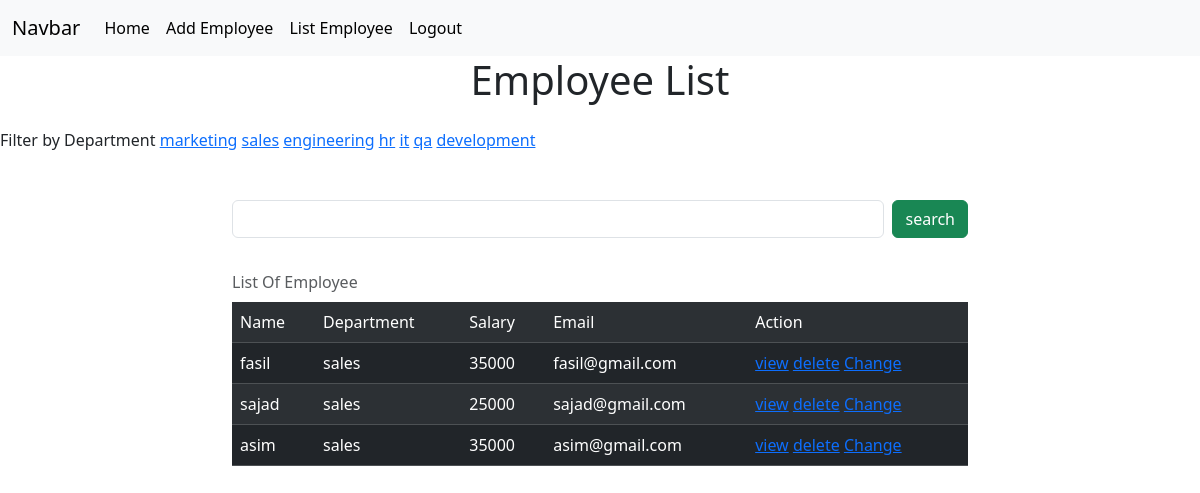
The app's page /employees/all?department=sales (signed in) with its own data.
### crm/models.py (models this page shows)
class Employees(models.Model):
    name=models.CharField(max_length=100)
    department=models.CharField(max_length=100)
    salary=models.PositiveIntegerField()
    email=models.EmailField(unique=True)
    age=models.PositiveIntegerField()
    contact=models.CharField(null=True,max_length=10,)
    profile_pic=models.ImageField(upload_to="images",null=True,blank=True) #{null used for databse},{blankis for form}
    dob=models.DateField(null=True,blank=True)
    def __str__(self):
        return self.name   # for the object string representation

### crm/views.py (the view, shortened to what this page needs)
# urls.py: path('employees/all',views.EmployeeListView.as_view(),name="emp-all"),
@method_decorator(signin_required,name="dispatch")
class EmployeeListView(View):
    def get(self,request,*args,**kwargs):
            qs=Employees.objects.all()
            departments=Employees.objects.all().values_list("department",flat=True).distinct()
            print(departments)
            if "department" in request.GET:
                dept=request.GET.get("department")
                qs=qs.filter(department__iexact=dept)
            return render(request,"emp_list.html",{"data":qs,"departments":departments})

### crm/views.py (called while the page is built)
def signin_required(fn):
    def wrapper(request,*args,**kwargs):
        if not request.user.is_authenticated:
            messages.error(request,"Invalid Session")
            return redirect("signin")
        else:
            return fn(request,*args,**kwargs)
    return wrapper

### crm/templates/emp_list.html (shortened to what this page needs)
{%extends 'base.html'%}
{%block body_block%}
<h1 class="text-center mb-4">Employee List</h1>
<div>
    Filter by Department
    {%for dep in departments%}
        <a href="{%url 'emp-all'%}?department={{dep}}">{{dep}}</a>
    {%endfor%}
</div>
<div class="container mt-5">
    <div class="row">
        <div class="col-2"></div>
        <div class="col-8">
            <form action="" method="post">
                <div class="d-flex">
                    <input type="text" name="box" class="form-control me-2">
                    <button type="submit" class="btn btn-success">search</button>
                </div>
            </form>
        </div>
        <div class="col-2"></div>
    </div>
</div>
<div class="container mt-4">
    <div class="row">
        <div class="col-2"></div>
        <div class="col-8">
            <table class="table table-dark table-striped caption-top">
                <caption>List Of Employee   </caption>
                <tr>
                    <td>Name</td>
                    <td>Department</td>
                    <td>Salary</td>
                    <td>Email</td>
                    <td>Action</td>
                </tr>
                {%for emp in data%}
                <tr>
                    <td>{{emp.name}}</td>
                    <td>{{emp.department}}</td>
                    <td>{{emp.salary}}</td>
                    <td>{{emp.email}}</td>
                    <td>
                        <a href="{%url 'emp-details' emp.id%}">view</a>
                        <a href="{%url 'emp-delete' emp.id%}">delete</a>
                        <a href="{%url 'emp-edit' emp.id%}">Change</a>
                    </td>
                </tr>
                {%endfor%}
            </table>
        </div>
        <div class="col-2"></div>
    </div>
</div>
{%endblock%}

### records on screen
Employees: name "fasil", department "sales", salary "35000", email "fasil@gmail.com"
Employees: name "sajad", department "sales", salary "25000", email "sajad@gmail.com"
Employees: name "asim", department "sales", salary "35000", email "asim@gmail.com"

### other values on screen
{{ dep }} "marketing" "sales" "engineering" "hr" "it" "qa" "development"
